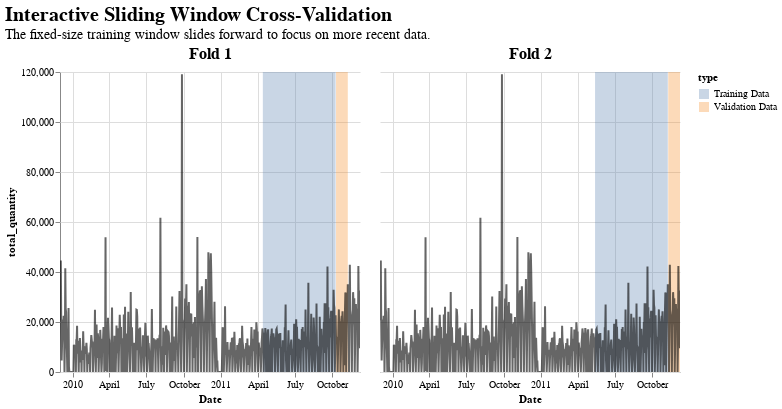

The code cell stored with this chart in its notebook:
### Markdown cell above
#### Sliding Window Forecast Origin (Rolling Window Cross-Validation)

In the **sliding window cross-validation** technique, a model is trained and evaluated on windows of data that "slide" forward through the time series. Unlike an expanding window, the training window maintains a **fixed size**, dropping the oldest data as it moves.

This method is particularly useful when you believe that recent data is more representative of the future than older data, a phenomenon known as **concept drift**. By discarding the distant past, the model focuses only on the most relevant patterns.

This method is also helpful when you are working with a sequence-to-sequence model, for which both input and ouput sequences must have fixed length.

### Code cell
###################### VISUALIZATION ######################
# --- Step 1: Prepare data for Altair ---z
plot_data_full = df.copy().reset_index()
plot_data_full['invoice_date'] = pd.to_datetime(plot_data_full['invoice_date'])

# --- Step 2: Define Parameters for Sliding Window ---
n_folds = 2
validation_days = 30
train_days = 180  # Fixed training window size from mentor feedback
total_validation_days = n_folds * validation_days
cv_start_date = plot_data_full['invoice_date'].max() - pd.Timedelta(days=total_validation_days - 1)

# --- Step 3: Create the Single, Unified DataFrame for Plotting ---
unified_sliding_data = []

# Generate rectangle and line data
for i in range(n_folds):
    fold_name = f'Fold {i + 1}'
    validation_start = cv_start_date + pd.Timedelta(days=i * validation_days)
    validation_end = validation_start + pd.Timedelta(days=validation_days - 1)

    # *** THIS IS THE KEY LOGIC CHANGE for a Sliding Window ***
    train_end = validation_start - pd.Timedelta(days=1)
    train_start = train_end - pd.Timedelta(days=train_days - 1) # Start date moves to maintain fixed size

    # Add rectangle definitions
    unified_sliding_data.append({'method': fold_name, 'type': 'Training Data', 'start_date': train_start, 'end_date': train_end, 'mark_type': 'rect'})
    unified_sliding_data.append({'method': fold_name, 'type': 'Validation Data', 'start_date': validation_start, 'end_date': validation_end, 'mark_type': 'rect'})

# Add line data for each fold
for i in range(n_folds):
    for _, row in plot_data_full.iterrows():
        unified_sliding_data.append({'method': f'Fold {i + 1}', 'invoice_date': row['invoice_date'], 'total_quantity': row['total_quantity'], 'mark_type': 'line'})

master_sliding_df = pd.DataFrame(unified_sliding_data)


# --- Step 4: Build the Interactive, Faceted Altair Chart ---
brush = alt.selection_interval(bind='scales', encodings=['x'])

rect_chart = alt.Chart().mark_rect(opacity=0.3).encode(x='start_date:T', x2='end_date:T', color='type:N').transform_filter(alt.datum.mark_type == 'rect')

# Line chart definition
line_chart = alt.Chart().mark_line(color='black', opacity=0.6).encode(
    x=alt.X('invoice_date:T', title='Date'),
    y=alt.Y('total_quantity:Q'), # Simplified y-axis encoding
    tooltip=[
        alt.Tooltip('Date:T', format='%Y-%m-%d', title='Date'),
        alt.Tooltip('Quantity:Q', format=',', title='Quantity')
    ]
).transform_filter(alt.datum.mark_type == 'line')

sliding_window_chart = alt.layer(
    rect_chart, line_chart, data=master_sliding_df
).add_params(brush).facet(
    column=alt.Column('method:N', header=alt.Header(title=None, labelFontSize=16, labelFontWeight='bold')),
    title=alt.TitleParams(
        "Interactive Sliding Window Cross-Validation",
        subtitle="The fixed-size training window slides forward to focus on more recent data.",
        fontSize=20, subtitleFontSize=14, anchor='start'
    )
).resolve_scale(y='shared').configure_view(stroke=None)

sliding_window_chart

### Figure 1 — Vega-Lite specification as saved in the notebook (floating-point values rounded to 4 significant figures; data arrays with more than 128 entries replaced by an {"elided": "..."} marker saying what was removed)
{"config": {"view": {"continuousWidth": 300, "continuousHeight": 300, "stroke": null}}, "data": {"name": "data-e462c4c298a87f03fe7101e93213a706"}, "facet": {"column": {"field": "method", "header": {"labelFontSize": 16, "labelFontWeight": "bold", "title": null}, "type": "nominal"}}, "spec": {"layer": [{"mark": {"type": "rect", "opacity": 0.3}, "encoding": {"color": {"field": "type", "type": "nominal"}, "x": {"field": "start_date", "type": "temporal"}, "x2": {"field": "end_date"}}, "name": "view_3", "transform": [{"filter": "(datum.mark_type === 'rect')"}]}, {"mark": {"type": "line", "color": "black", "opacity": 0.6}, "encoding": {"tooltip": [{"field": "Date", "format": "%Y-%m-%d", "title": "Date", "type": "temporal"}, {"field": "Quantity", "format": ",", "title": "Quantity", "type": "quantitative"}], "x": {"field": "invoice_date", "title": "Date", "type": "temporal"}, "y": {"field": "total_quantity", "type": "quantitative"}}, "transform": [{"filter": "(datum.mark_type === 'line')"}]}]}, "params": [{"name": "param_3", "select": {"type": "interval", "encodings": ["x"]}, "bind": "scales", "views": ["view_3"]}], "resolve": {"scale": {"y": "shared"}}, "title": {"text": "Interactive Sliding Window Cross-Validation", "anchor": "start", "fontSize": 20, "subtitle": "The fixed-size training window slides forward to focus on more recent data.", "subtitleFontSize": 14}, "$schema": "https://vega.github.io/schema/vega-lite/v5.20.1.json", "datasets": {"data-e462c4c298a87f03fe7101e93213a706": {"elided": "1482 records"}}}
